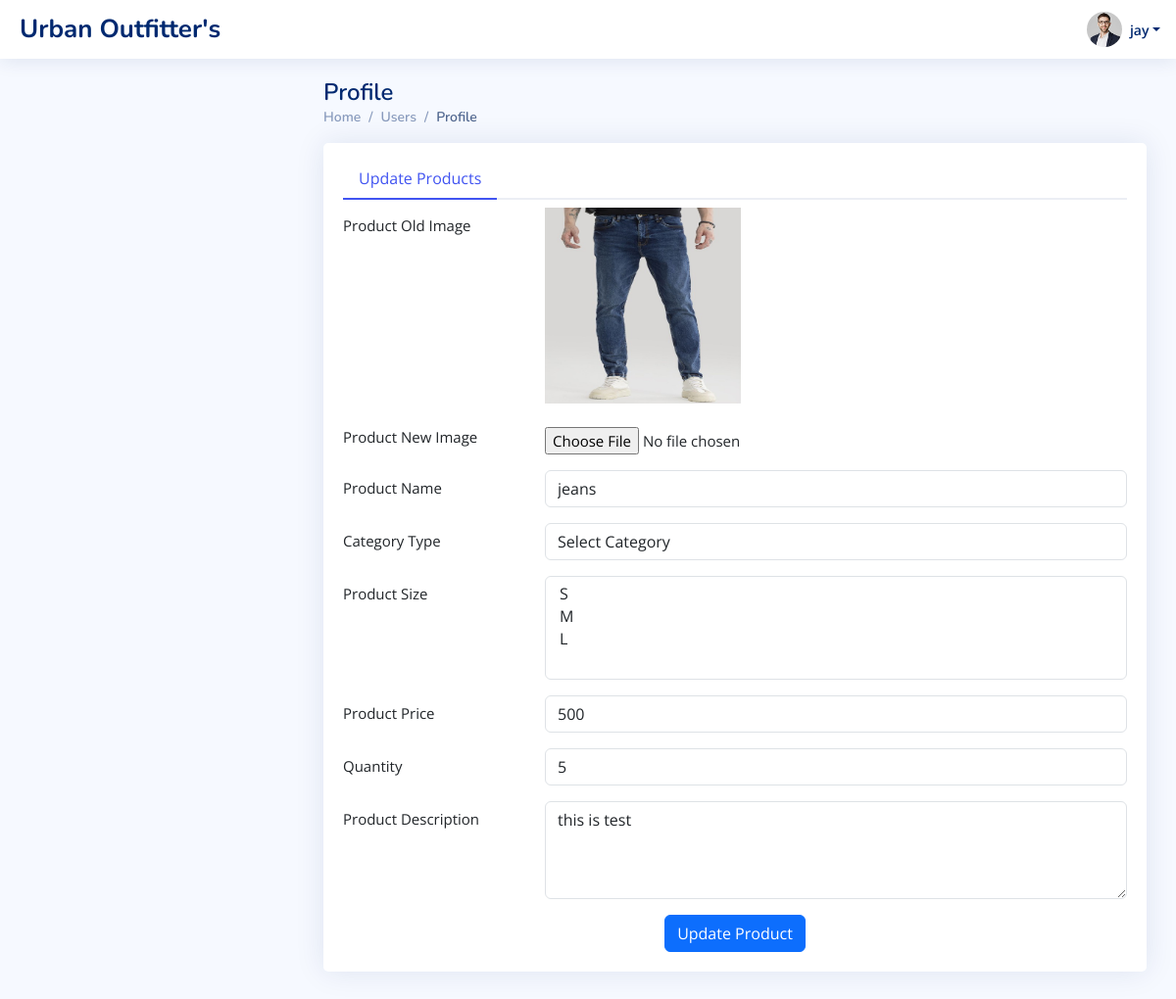
The app's page /admin/pages/update_products.php?edit=4 (signed in) with its own data.
### tables this page shows
CREATE TABLE `products` (
  `product_id` int(4) NOT NULL,
  `sub_category_id` int(5) NOT NULL,
  `product_name` varchar(30) NOT NULL,
  `product_price` int(6) NOT NULL,
  `product_quantity` int(3) NOT NULL,
  `product_description` varchar(255) NOT NULL,
  `product_image` varchar(255) NOT NULL,
  `added_date` date NOT NULL,
  `product_sizes` text DEFAULT NULL,
  `is_deleted` tinyint(1) DEFAULT 0
);

### admin/pages/update_products.php (the view, shortened to what this page needs)
<?php
include_once("../connection.php");
?>
<!DOCTYPE html>
<html lang="en">
<head>
    <link href="../assets//vendor/bootstrap/css/bootstrap.min.css" rel="stylesheet">
    <link href="../assets/vendor/bootstrap-icons/bootstrap-icons.css" rel="stylesheet">
    <link href="../assets/vendor/boxicons/css/boxicons.min.css" rel="stylesheet">
    <link href="../assets/vendor/quill/quill.snow.css" rel="stylesheet">
    <link href="../assets/vendor/quill/quill.bubble.css" rel="stylesheet">
    <link href="../assets/vendor/remixicon/remixicon.css" rel="stylesheet">
    <link href="../assets/vendor/simple-datatables/style.css" rel="stylesheet">
    <link href="../assets/css/style.css" rel="stylesheet">
</head>
<body>
    <?php
    include_once('../include/admin_header.php');
    ?>
    <main id="main" class="main">
        <div class="pagetitle">
            <h1>Profile</h1>
            <nav>
                <ol class="breadcrumb">
                    <li class="breadcrumb-item"><a href="index.php">Home</a></li>
                    <li class="breadcrumb-item">Users</li>
                    <li class="breadcrumb-item active">Profile</li>
                </ol>
            </nav>
        </div>
        <section class="section profile">
            <div class="row">
                <div class="col-xl-12">
                    <div class="card">
                        <div class="card-body pt-3">
                            <ul class="nav nav-tabs nav-tabs-bordered">
                                <li class="nav-item">
                                    <button class="nav-link active" data-bs-toggle="tab" data-bs-target="#profile-overview">Update Products</button>
                                </li>
                            </ul>
                            <div class="tab-content pt-2">
                                <div class="tab-pane fade show active profile-overview" id="profile-overview">
                                    <?php
                                    if (isset($_GET['edit'])) {
                                        $product_edit_Id = $_GET['edit'];
                                        $product_edit = "SELECT * FROM `products` WHERE `product_id` = $product_edit_Id";
                                        $product_query = mysqli_query($conn, $product_edit);
                                        if (mysqli_num_rows($product_query) > 0) {
                                            while ($fetched_data = mysqli_fetch_assoc($product_query)) {
                                    ?>
                                                <form method="post" action="" enctype="multipart/form-data">
                                                    <div class="row mb-3">
                                                        <label for="profileImage" class="col-md-4 col-lg-3 col-form-label">Product Old Image</label>
                                                        <div class="col-md-8 col-lg-9">
                                                            <img src="../uploaded_images/product/<?php echo $fetched_data['product_image']; ?>" alt="Image not found" height="200" width="200">
                                                        </div>
                                                    </div>
                                                    <div class="row mb-3">
                                                        <label for="profileImage" class="col-md-4 col-lg-3 col-form-label">Product New Image</label>
                                                        <div class="col-md-8 col-lg-9">
                                                            <div class="pt-2">
                                                                <input type="file" name="updated_product_image" id="">
                                                            </div>
                                                        </div>
                                                    </div>
                                                    <div class="row mb-3">
                                                        <label for="fullName" class="col-md-4 col-lg-3 col-form-label">Product Name</label>
                                                        <div class="col-md-8 col-lg-9">
                                                            <input name="updated_product_name" type="text" class="form-control" id="fullName" value="<?php echo $fetched_data['product_name']; ?>">
                                                        </div>
                                                    </div>
                                                    <div class="row mb-3">
                                                        <label for="category_type" class="col-md-4 col-lg-3 col-form-label">Category Type</label>
                                                        <div class="col-md-8 col-lg-9">
                                                            <select name="updated_category_type" id="categoryType" class="form-control">
                                                                <option selected>Select Category</option>
                                                            </select>
                                                        </div>
                                                    </div>
                                                    <div class="row mb-3">
                                                        <label for="product_size" class="col-md-4 col-lg-3 col-form-label">Product Size</label>
                                                        <div class="col-md-8 col-lg-9">
                                                            <select name="updated_product_size[]" id="productSize" class="form-control" multiple>
                                                                <option value="S">S</option>
                                                                <option value="M">M</option>
                                                                <option value="L">L</option>
                                                            </select>
                                                        </div>
                                                    </div>
                                                    <div class="row mb-3">
                                                        <label for="product_price" class="col-md-4 col-lg-3 col-form-label">Product Price</label>
                                                        <div class="col-md-8 col-lg-9">
                                                            <input name="updated_product_price" type="number" class="form-control" id="productPrice" value="<?php echo $fetched_data['product_price']; ?>">
                                                        </div>
                                                    </div>
                                                    <div class="row mb-3">
                                                        <label for="product_quantity" class="col-md-4 col-lg-3 col-form-label">Quantity</label>
                                                        <div class="col-md-8 col-lg-9">
                                                            <input name="updated_product_quantity" type="number" class="form-control" id="productQuantity" value="<?php echo $fetched_data['product_quantity']; ?>">
                                                        </div>
                                                    </div>
                                                    <div class="row mb-3">
                                                        <label for="product_description" class="col-md-4 col-lg-3 col-form-label">Product Description</label>
                                                        <div class="col-md-8 col-lg-9">
                                                            <textarea name="updated_product_description" class="form-control" id="productDescription" style="height: 100px"><?php echo $fetched_data['product_description']; ?></textarea>
                                                        </div>
                                                    </div>
                                                    <div class="text-center">
                                                        <button type="submit" class="btn btn-primary" name="update">Update Product</button>
                                                    </div>
                                                </form>
                                    <?php
                                            }
                                        }
                                    }
                                    ?>
                                </div>
                            </div>
                        </div>
                    </div>
                </div>
        </section>
    </main>
</body>
</html>

### admin/assets/css/style.css (style rules this page uses)
:root { scroll-behavior: smooth; }
body { font-family: "Open Sans", sans-serif; background: #f6f9ff; color: #444444; }
a { color: #4154f1; text-decoration: none; }
h1, h2, h3, h4, h5, h6 { font-family: "Nunito", sans-serif; }
#main { margin-top: 60px; padding: 20px 30px; transition: all 0.3s; }
.pagetitle { margin-bottom: 10px; }
.pagetitle h1 { font-size: 24px; margin-bottom: 0; font-weight: 600; color: #012970; }
.card { margin-bottom: 30px; border: none; border-radius: 5px; box-shadow: 0px 0 30px rgba(1, 41, 112, 0.1); }
.card-body { padding: 0 20px 20px 20px; }
.breadcrumb { font-size: 14px; font-family: "Nunito", sans-serif; color: #899bbd; font-weight: 600; }
.breadcrumb a { color: #899bbd; transition: 0.3s; }
.breadcrumb .breadcrumb-item::before { color: #899bbd; }
.breadcrumb .active { color: #51678f; font-weight: 600; }
.nav-tabs-bordered { border-bottom: 2px solid #ebeef4; }
.nav-tabs-bordered .nav-link { margin-bottom: -2px; border: none; color: #2c384e; }
.nav-tabs-bordered .nav-link.active { background-color: #fff; color: #4154f1; border-bottom: 2px solid #4154f1; }
@media (min-width: 1200px) { #main, #footer { margin-left: 300px; } }
.profile .profile-overview .row { margin-bottom: 20px; font-size: 15px; }

### records on screen
products: product_image (picture), updated_product_name "jeans", updated_product_price "500", updated_product_quantity "5", updated_product_description "this is test"

### other values on screen
$_SESSION[admin_name] "jay"
